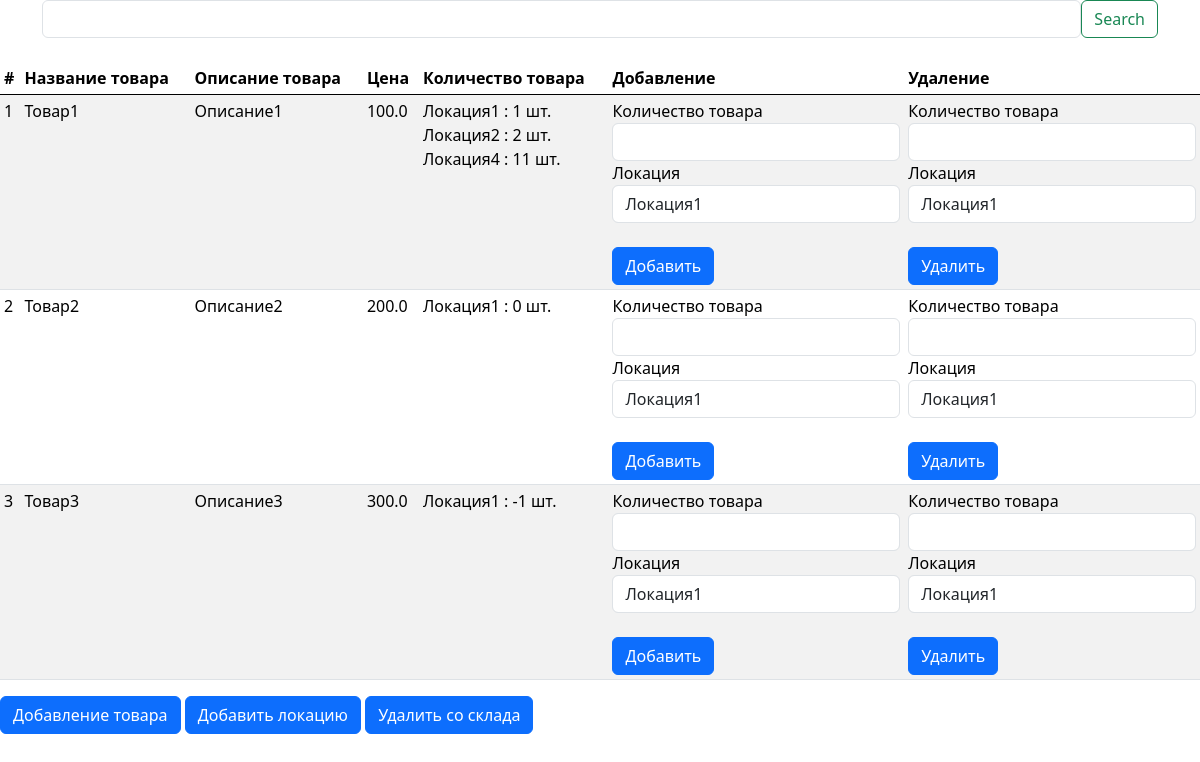
The page / on the database its author committed.
### app.py (models this page shows)
class Products(db.Model):
    __tablename__ = 'products'
    id = db.Column(db.Integer, primary_key=True, autoincrement=True)
    name = db.Column(db.String(50), nullable=False)
    description = db.Column(db.Text, nullable=False)
    price = db.Column(db.Double, nullable=False)
    inventory = db.relationship('Inventory', backref=db.backref('inventory', lazy=True))

class Inventory(db.Model):
    id = db.Column(db.Integer, primary_key=True, autoincrement=True)
    product_id = db.Column(db.Integer, db.ForeignKey('products.id'), nullable=False)
    location_id = db.Column(db.Integer, db.ForeignKey('locations.id'), nullable=False)
    location = db.relationship('Location', backref=db.backref('location', lazy=True))
    quantity = db.Column(db.Integer, default=0)

class Location(db.Model):
    __tablename__ = 'locations'
    id = db.Column(db.Integer, primary_key=True, autoincrement=True)
    name_loc = db.Column(db.String(50), nullable=False)

### app.py (the view)
@app.route('/', methods=['POST', 'GET'])
def index():
    if request.method == "POST":
        search = request.form['search']
        allproducts = Products.query.filter(Products.name.like('%' + search + '%'))
    else:
        allproducts = Products.query.all()
    all_locations = Location.query.all()
    return render_template("index.html", allproducts=allproducts, all_locations=all_locations)

### templates/index.html (shortened to what this page needs)
<!doctype html>
<html lang="ru" xmlns="http://www.w3.org/1999/html" xmlns="http://www.w3.org/1999/html">
  <head>
    <link href="https://cdn.jsdelivr.net/npm/bootstrap@5.0.2/dist/css/bootstrap.min.css" rel="stylesheet">
    <link href="https://cdn.jsdelivr.net/npm/bootstrap@5.3.2/dist/css/bootstrap.min.css" rel="stylesheet">
  </head>
  <body>
    <div class="container">
      <form class="d-flex" action="/" method="post">
         <input type="text" class="form-control" id="search" name="search">
         <button class="btn btn-outline-success" type="submit">Search</button>
      </form>
    </div>
    <br>
    <div class="table-responsive">
        <table class="table table-striped table-sm">
          <thead>
            <tr>
              <th scope="col">#</th>
              <th scope="col">Название товара</th>
              <th scope="col">Описание товара</th>
              <th scope="col">Цена</th>
              <th scope="col">Количество товара</th>
              <th scope="col">Добавление</th>
              <th scope="col">Удаление</th>
            </tr>
          </thead>
          <tbody>
          {% for el in allproducts %}
          <tr>
           <td> {{el.id}} </td>
           <td> {{el.name}} </td>
           <td> {{el.description}} </td>
           <td> {{el.price}} </td>
           <td>
               {% for inventory in el.inventory %}
                    {{ inventory.location.name_loc }} : {{ inventory.quantity }} шт. <br>
               {% endfor %}
           </td>
           <td>
               <form action="/add_product_quantity" method="post">
                    <div class="form-group">
                        <label for="quantity">Количество товара</label>
                        <input type="text" class="form-control" id="quantity" name="quantity" required>
                    </div>
                    <div class="form-group">
                        <label for="location_id">Локация</label>
                        <select class="form-control" id="location_id" name="location_id">
                          {% for location in all_locations %}
                            <option value="{{ location.id }}">{{ location.name_loc }}</option>
                          {% endfor %}
                        </select>
                    </div>
                    <br>
                    <button type="submit" class="btn btn-primary">Добавить</button>
                </form>
            </td>
            <td>
                <form action="/reduce_product_quantity" method="post">
                    <div class="form-group">
                        <label for="del_quantity">Количество товара</label>
                        <input type="text" class="form-control" id="del_quantity" name="quantity" required>
                    </div>
                    <div class="form-group">
                        <label for="del_location_id">Локация</label>
                        <select class="form-control" id="del_location_id" name="location_id">
                          {% for location in all_locations %}
                            <option value="{{ location.id }}">{{ location.name_loc }}</option>
                          {% endfor %}
                        </select>
                    </div>
                    <br>
                    <button type="submit" class="btn btn-primary">Удалить</button>
                </form>
            </td>
          </tr>
          {% endfor %}
          </tbody>
        </table>
      </div>
      <button type="button" class="btn btn-primary" data-bs-toggle="modal" data-bs-target="#staticBackdrop">Добавление товара</button>
      <button type="button" class="btn btn-primary" data-bs-toggle="modal" data-bs-target="#staticBackdrop2">Добавить локацию</button>
      <button type="button" class="btn btn-primary" data-bs-toggle="modal" data-bs-target="#staticBackdrop3">Удалить со склада</button>
  </body>
</html>

### rows shown on the page
Products: id "1", name "Товар1", description "Описание1", price "100.0"
Inventory: location.name_loc "Локация1", quantity "1"
Inventory: location.name_loc "Локация2", quantity "2"
Inventory: location.name_loc "Локация4", quantity "11"
Products: id "2", name "Товар2", description "Описание2", price "200.0"
Inventory: location.name_loc "Локация1", quantity "0"
Products: id "3", name "Товар3", description "Описание3", price "300.0"
Inventory: location.name_loc "Локация1", quantity "-1"

### other values the page prints
form field location_id "Локация1"
